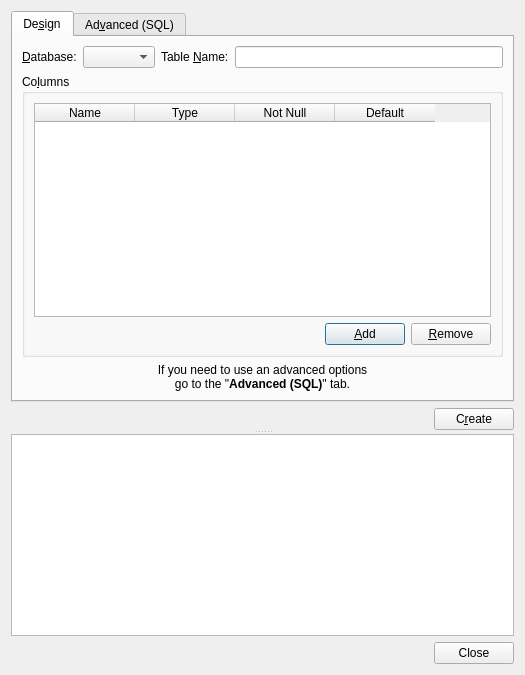
<ui version="4.0" >
 <class>TableEditorDialog</class>
 <widget class="QDialog" name="TableEditorDialog" >
  <property name="geometry" >
   <rect>
    <x>0</x>
    <y>0</y>
    <width>525</width>
    <height>675</height>
   </rect>
  </property>
  <property name="windowTitle" >
   <string>Create Table</string>
  </property>
  <layout class="QGridLayout" >
   <item row="0" column="0" >
    <widget class="QSplitter" name="tableEditorSplitter" >
     <property name="orientation" >
      <enum>Qt::Vertical</enum>
     </property>
     <widget class="QWidget" native="1" name="widget" >
      <layout class="QGridLayout" >
       <property name="leftMargin" >
        <number>0</number>
       </property>
       <property name="topMargin" >
        <number>0</number>
       </property>
       <property name="rightMargin" >
        <number>0</number>
       </property>
       <property name="bottomMargin" >
        <number>0</number>
       </property>
       <item row="0" column="0" colspan="2" >
        <widget class="QTabWidget" name="tabWidget" >
         <property name="currentIndex" >
          <number>0</number>
         </property>
         <widget class="QWidget" name="designTab" >
          <attribute name="title" >
           <string>De&amp;sign</string>
          </attribute>
          <layout class="QGridLayout" >
           <item row="0" column="0" >
            <widget class="QLabel" name="label_2" >
             <property name="text" >
              <string>&amp;Database:</string>
             </property>
             <property name="buddy" >
              <cstring>databaseCombo</cstring>
             </property>
            </widget>
           </item>
           <item row="0" column="1" >
            <widget class="QComboBox" name="databaseCombo" />
           </item>
           <item row="0" column="2" >
            <widget class="QLabel" name="label" >
             <property name="text" >
              <string>Table &amp;Name:</string>
             </property>
             <property name="buddy" >
              <cstring>nameEdit</cstring>
             </property>
            </widget>
           </item>
           <item row="0" column="3" >
            <widget class="QLineEdit" name="nameEdit" />
           </item>
           <item row="1" column="0" colspan="4" >
            <widget class="QGroupBox" name="groupBox" >
             <property name="title" >
              <string>Co&amp;lumns</string>
             </property>
             <layout class="QGridLayout" >
              <property name="leftMargin" >
               <number>9</number>
              </property>
              <property name="topMargin" >
               <number>9</number>
              </property>
              <property name="rightMargin" >
               <number>9</number>
              </property>
              <property name="bottomMargin" >
               <number>9</number>
              </property>
              <property name="horizontalSpacing" >
               <number>6</number>
              </property>
              <property name="verticalSpacing" >
               <number>6</number>
              </property>
              <item row="0" column="0" colspan="3" >
               <widget class="QTableWidget" name="columnTable" >
                <property name="alternatingRowColors" >
                 <bool>true</bool>
                </property>
                <property name="selectionMode" >
                 <enum>QAbstractItemView::SingleSelection</enum>
                </property>
                <property name="selectionBehavior" >
                 <enum>QAbstractItemView::SelectRows</enum>
                </property>
                <column>
                 <property name="text" >
                  <string>Name</string>
                 </property>
                </column>
                <column>
                 <property name="text" >
                  <string>Type</string>
                 </property>
                </column>
                <column>
                 <property name="text" >
                  <string>Not Null</string>
                 </property>
                </column>
                <column>
                 <property name="text" >
                  <string>Default</string>
                 </property>
                </column>
               </widget>
              </item>
              <item row="1" column="1" >
               <widget class="QPushButton" name="addButton" >
                <property name="text" >
                 <string>&amp;Add</string>
                </property>
               </widget>
              </item>
              <item row="1" column="2" >
               <widget class="QPushButton" name="removeButton" >
                <property name="text" >
                 <string>&amp;Remove</string>
                </property>
               </widget>
              </item>
              <item row="1" column="0" >
               <spacer>
                <property name="orientation" >
                 <enum>Qt::Horizontal</enum>
                </property>
                <property name="sizeHint" >
                 <size>
                  <width>40</width>
                  <height>20</height>
                 </size>
                </property>
               </spacer>
              </item>
             </layout>
            </widget>
           </item>
           <item row="2" column="0" colspan="4" >
            <widget class="QLabel" name="adviceLabel" >
             <property name="text" >
              <string>If you need to use an advanced options&lt;br>go to the "&lt;b>Advanced (SQL)&lt;/b>" tab.</string>
             </property>
             <property name="textFormat" >
              <enum>Qt::AutoText</enum>
             </property>
             <property name="alignment" >
              <set>Qt::AlignCenter</set>
             </property>
            </widget>
           </item>
          </layout>
         </widget>
         <widget class="QWidget" name="sqlTab" >
          <attribute name="title" >
           <string>Ad&amp;vanced (SQL)</string>
          </attribute>
          <layout class="QGridLayout" >
           <property name="leftMargin" >
            <number>9</number>
           </property>
           <property name="topMargin" >
            <number>9</number>
           </property>
           <property name="rightMargin" >
            <number>9</number>
           </property>
           <property name="bottomMargin" >
            <number>9</number>
           </property>
           <property name="horizontalSpacing" >
            <number>6</number>
           </property>
           <property name="verticalSpacing" >
            <number>6</number>
           </property>
           <item row="0" column="0" >
            <widget class="SqlEditorWidget" name="textEdit" />
           </item>
          </layout>
         </widget>
        </widget>
       </item>
       <item row="1" column="0" >
        <spacer>
         <property name="orientation" >
          <enum>Qt::Horizontal</enum>
         </property>
         <property name="sizeHint" >
          <size>
           <width>40</width>
           <height>20</height>
          </size>
         </property>
        </spacer>
       </item>
       <item row="1" column="1" >
        <widget class="QPushButton" name="createButton" >
         <property name="text" >
          <string>C&amp;reate</string>
         </property>
        </widget>
       </item>
      </layout>
     </widget>
     <widget class="QTextEdit" name="resultEdit" >
      <property name="readOnly" >
       <bool>true</bool>
      </property>
     </widget>
    </widget>
   </item>
   <item row="1" column="0" >
    <widget class="QDialogButtonBox" name="buttonBox" >
     <property name="orientation" >
      <enum>Qt::Horizontal</enum>
     </property>
     <property name="standardButtons" >
      <set>QDialogButtonBox::Close</set>
     </property>
    </widget>
   </item>
  </layout>
 </widget>
 <customwidgets>
  <customwidget>
   <class>SqlEditorWidget</class>
   <extends>QTextEdit</extends>
   <header>sqleditorwidget.h</header>
  </customwidget>
 </customwidgets>
 <resources/>
 <connections>
  <connection>
   <sender>buttonBox</sender>
   <signal>accepted()</signal>
   <receiver>TableEditorDialog</receiver>
   <slot>accept()</slot>
   <hints>
    <hint type="sourcelabel" >
     <x>248</x>
     <y>254</y>
    </hint>
    <hint type="destinationlabel" >
     <x>157</x>
     <y>274</y>
    </hint>
   </hints>
  </connection>
  <connection>
   <sender>buttonBox</sender>
   <signal>rejected()</signal>
   <receiver>TableEditorDialog</receiver>
   <slot>reject()</slot>
   <hints>
    <hint type="sourcelabel" >
     <x>316</x>
     <y>260</y>
    </hint>
    <hint type="destinationlabel" >
     <x>286</x>
     <y>274</y>
    </hint>
   </hints>
  </connection>
 </connections>
</ui>
